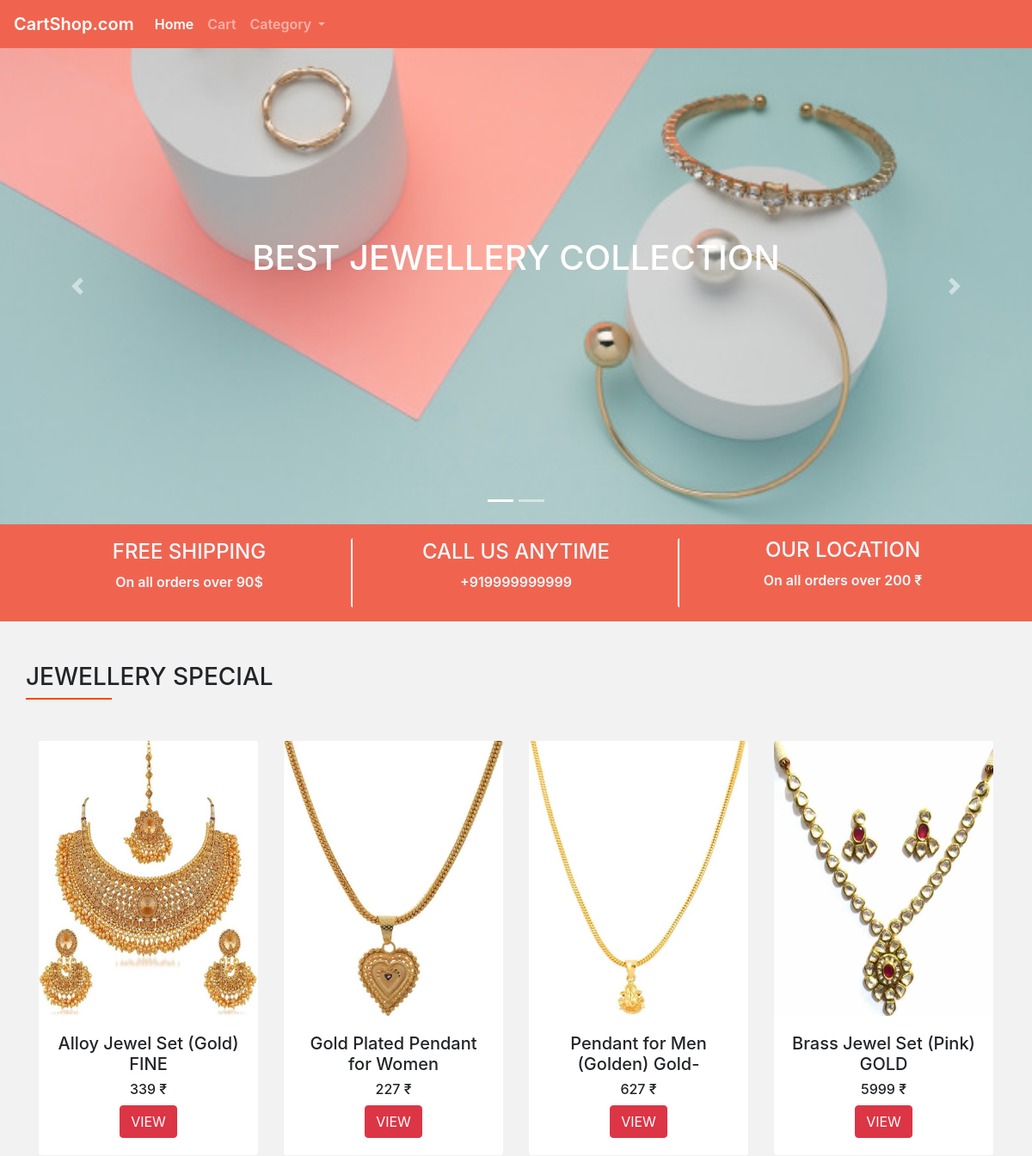
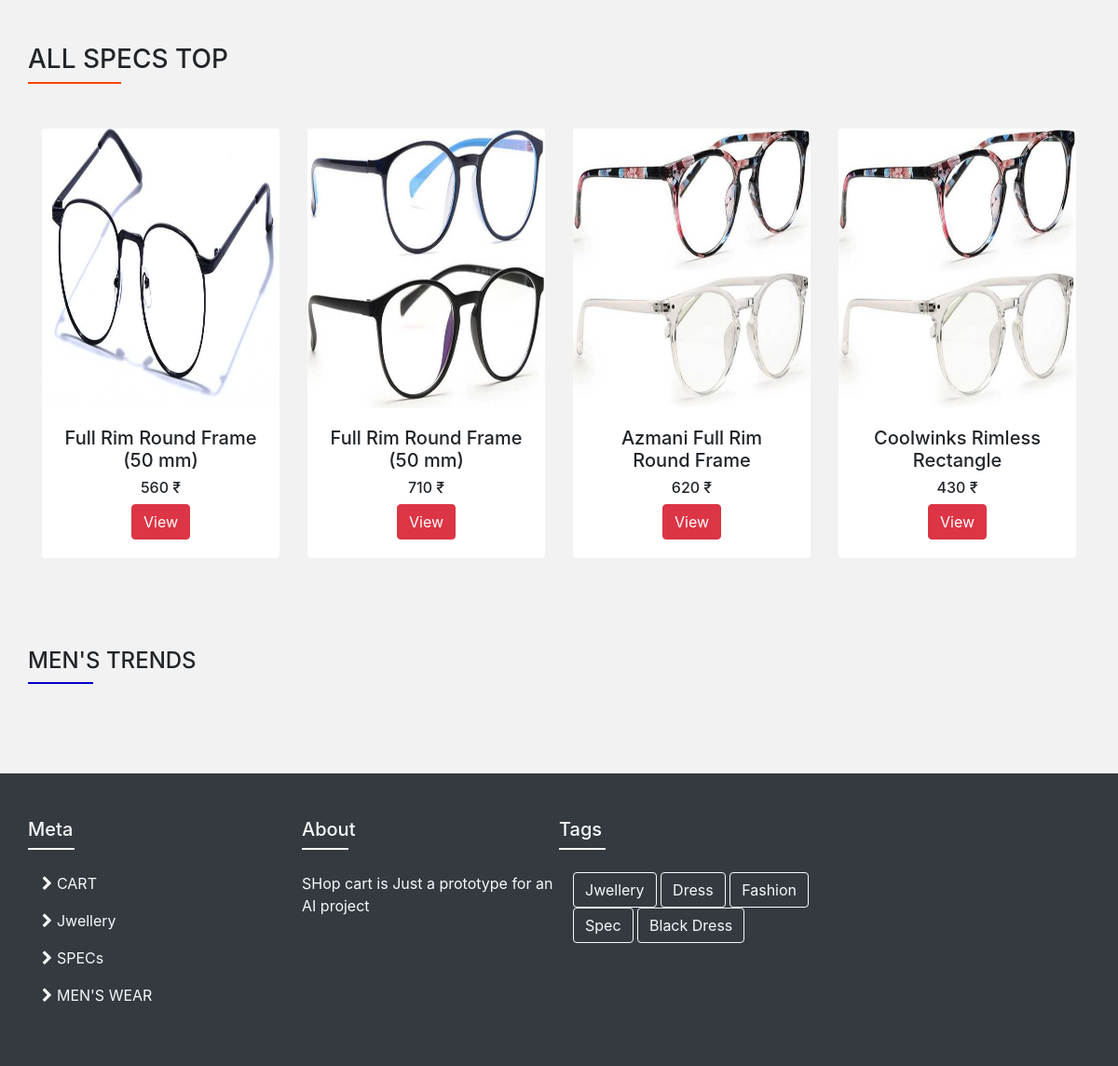
The app's page /shop/ with its own data (2 pictures, top to bottom).
### shop/models.py (models this page shows, shortened)
class Product(models.Model):
    prd_id = models.AutoField
    prd_name = models.CharField(max_length=30)
    dics = models.CharField(max_length=500, default="")
    category = models.ForeignKey(Category, null=True, blank=True, on_delete=models.SET_NULL)
    img = models.ImageField(upload_to='shop/image',default = "")
    price= models.IntegerField(default=0)

### shop/views.py (the view)
# urls.py: path('', views.index, name='shop' ),
def index(request):
    category = Category.objects.all()
    Jwel = Product.objects.filter(category= 1)[:4]
    spec = Product.objects.filter(category=2)[:4]
    params={'cats':category,'prods':Jwel, 'specs':spec}
    return render(request, 'shop/index.html', params)

### shop/templates/shop/index.html (shortened to what this page needs)
{% extends 'shop/basetemplate.html' %}
{% block body %}
{% load static %}
<div id="carouselExampleIndicators" class="carousel slide" data-ride="carousel">
  <ol class="carousel-indicators">
    <li data-target="#carouselExampleIndicators" data-slide-to="0" class="active"></li>
    <li data-target="#carouselExampleIndicators" data-slide-to="1"></li>
  </ol>
  <div class="carousel-inner">
    <div class="carousel-item active">
      <img class="d-block w-100" src="{% static 'shop/cur1.jpg' %}" alt="img1">
       <div class="carousel-caption d-none d-md-block">
        <h1>BEST JEWELLERY COLLECTION</h1>
       </div>
    </div>
  </div>
  <a class="carousel-control-prev" href="#carouselExampleIndicators" role="button" data-slide="prev">
    <span class="carousel-control-prev-icon" aria-hidden="true"></span>
  </a>
  <a class="carousel-control-next" href="#carouselExampleIndicators" role="button" data-slide="next">
    <span class="carousel-control-next-icon" aria-hidden="true"></span>
  </a>
</div>
<div class="container-fluid offer pt-3 pb-3 bg-orange d-none d-md-block">
	<div class="container">
		<div class="row">
			<div class="col-md-4 m-right">
				<h4>FREE SHIPPING</h4>
				<p>On all orders over 90$</p>
			</div>
			<div class="col-md-4 m-right">
			  <h4>CALL US ANYTIME</h4>
			  <p>+919999999999</p>
			</div>
			<div class="col-md-4">
			  <h4>OUR LOCATION</h4>
			  <p>On all orders over 200 ₹</p>
		  </div>
		</div>
	</div>
</div>
<div class="container-fluid bg-light-gray">
<div class="container pt-5">
	<div class="row">
	  <h3>JEWELLERY SPECIAL</h3>
	</div>
		<div class="row">
		<div class="underline"></div>
	</div>
</div>
<div class="container mt-5">
	<div class="row">
		{% for i in prods  %}
		<div class=" col-md-3">
			<div class="card" >
				<img src="{{i.img.url}}" style="height:320px;" alt="card-1" class="card-img-top">
				<div class="card-body">
					<h5>{{i.prd_name}}</h5>
					<h6>{{i.price}} ₹</h6>
				<a href="product/{{i.id}}">	<button class="btn btn-danger"></i> VIEW</button></a>
				</div>
			</div>
		</div>
		{% endfor %}
	</div>
</div>
<div class="container mt-5">
	<div class="row">
	  <h3>ALL SPECS TOP</h3>
	</div>
		<div class="row">
		<div class="underline"></div>
	</div>
</div>
<div class="container mt-5 pb-5">
	<div class="row">
		{% for i in specs %}
		<div class="col-md-3">
			<div class="card">
			  <img src="{{i.img.url}}"  style="height:300px;" alt="card-1" class="card-img-top">
				<div class="card-body">
				  <h5>{{i.prd_name}}</h5>
				  <h6>{{i.price}} ₹</h6>
					<a href="product/{{i.id}}"> <button class="btn btn-danger"> View</button></a>
			  </div>
			</div>
		</div>
		{% endfor %}
	</div>
</div>
</div>
<div class="container-fluid pt-5 pb-5 bg-light-gray">
	<div class="container">
		<div class="row">
			<h4>MEN'S TRENDS</h4>
		</div>
		<div class="row">
			<div class="underline-blue"></div>
		</div>
	</div>
	<div class="container pt-5">
	</div>
</div>
{% endblock %}

### shop/static/shop/css/custom.css (style rules this page uses)
.carousel-caption { top:200px }
.bg-orange { background-color:#f0644f; color: aliceblue; font-weight: 600; text-align: center; }
.m-right { border: 2px solid #f0644f; border-right: 2px solid white; }
.underline { width: 100px; height: 2px; background-color: orangered; }
.card { border: none; }
.bg-light-gray { background-color: rgba(111,111,111,0.09) }
.underline-blue { width: 70px; height: 2px; background-color: mediumblue; }
.card-body { text-align: center; }

### records on screen
Product: img (picture), prd_name "Alloy Jewel Set (Gold) FINE", price "339"
Product: img (picture), prd_name "Gold Plated Pendant for Women", price "227"
Product: img (picture), prd_name "Pendant for Men (Golden) Gold-", price "627"
Product: img (picture), prd_name "Brass Jewel Set (Pink) GOLD", price "5999"
Product: img (picture), prd_name "Full Rim Round Frame (50 mm)", price "560"
Product: img (picture), prd_name "Full Rim Round Frame (50 mm)", price "710"
Product: img (picture), prd_name "Azmani Full Rim Round Frame", price "620"
Product: img (picture), prd_name "Coolwinks Rimless Rectangle", price "430"
